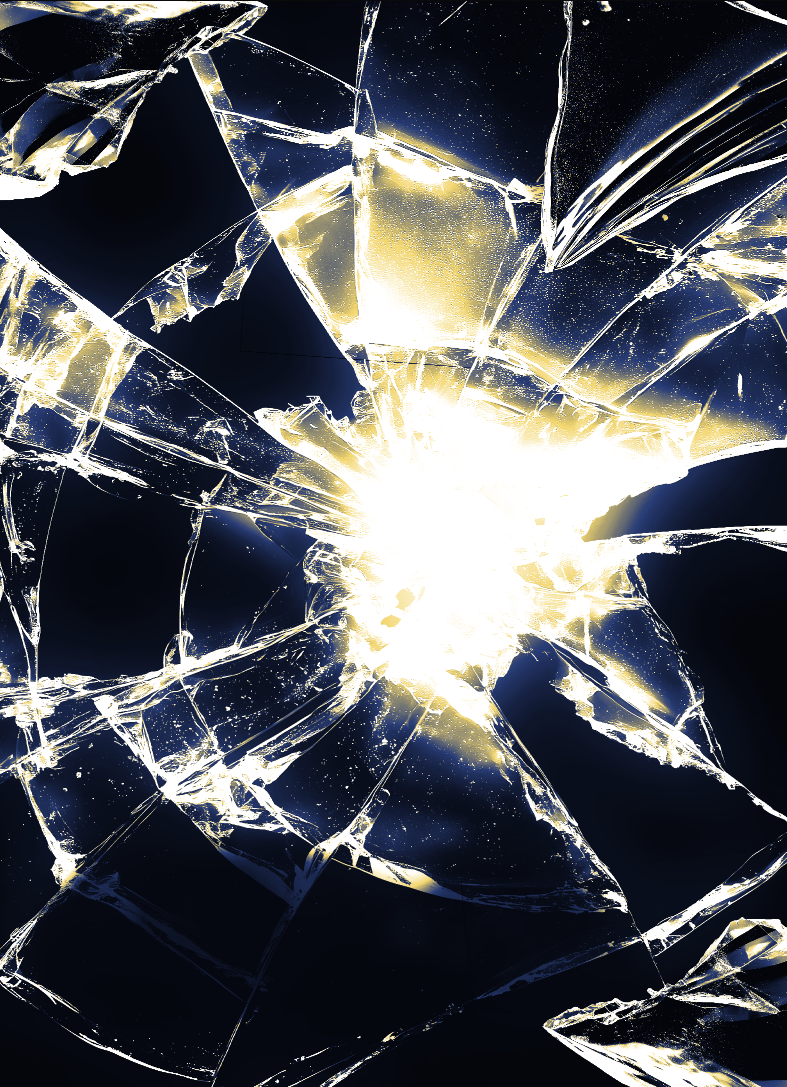
#> input picture backend/output/4f464a87-d6b8-4473-b670-78e2924eaf66/card_0/print_layer_1_bg.png, 787 x 1087 px
$ python -i render.py   (imports and definitions only)   (older library calls are emulated)
#> lines starting #> are read from the running program, lines starting #| are printed output that depends on the picture
"""
Render a single card to raster layers at print DPI using PIL.
  - Background: base image + frame_color tint + player_name (and text fields).
  - Foreground: hero + overlay (frame) composited for vinyl print; 2px bleed.
  - Cut paths use alphas from hero and overlay.
"""

import io
import logging
from pathlib import Path
from typing import Optional, Tuple

from PIL import Image, ImageDraw, ImageFont

from .config import CARD_HEIGHT_PX, CARD_WIDTH_PX, DPI, CARD_CELL_WIDTH_WITH_BLEED, CARD_CELL_HEIGHT_WITH_BLEED

logger = logging.getLogger(__name__)

# --- 3-Layer Shadowbox constants (print canvas with 1/16" bleed; match config) ---
DPI_LAYERS = 300
CANVAS_W_PX = int(CARD_CELL_WIDTH_WITH_BLEED * DPI_LAYERS)   # 2.625" = 788
CANVAS_H_PX = int(CARD_CELL_HEIGHT_WITH_BLEED * DPI_LAYERS)  # 3.625" = 1088
# Safe zone for hero (inside bleed): ~2.25 x 3.25"
SAFE_W_PX = int(2.25 * DPI_LAYERS)   # 675
SAFE_H_PX = int(3.25 * DPI_LAYERS)   # 975
# Foreground PDF: 2px bleed on colored edges
FOREGROUND_BLEED_PX = 2


# [243 lines left out: functions render_holo_base_layer, render_hero_layer, render_hero_alpha_mask, _parse_color, process_background_snapshot, process_background and 4 more, not called in this run]


def process_frame(input_path: Path) -> Path:
    """
    Layer 3 (top): Frame/overlay — window cutout spacer. Input: frame.png (raw when no snapshot).
    Output: print_layer_3_frame.png
    """
    frame_canvas = Image.new("RGBA", (CANVAS_W_PX, CANVAS_H_PX), (255, 255, 255, 0))
    img = Image.open(input_path)
#> img is the input picture: PIL image 787x1087 RGB; mean R, G, B 81.4, 84.2, 90.3
    if img.mode != "RGBA":
        img = img.convert("RGBA")
#> img: PIL image 787x1087 RGBA
    w, h = img.size
#> w = 787; h = 1087
    scale = max(CANVAS_W_PX / w, CANVAS_H_PX / h)
#> scale = 1
    new_w, new_h = int(round(w * scale)), int(round(h * scale))
#> new_w = 787; new_h = 1087
    processed_frame = img.resize((new_w, new_h), Image.Resampling.LANCZOS)
    left = (new_w - CANVAS_W_PX) // 2
#> left = 0
    top = (new_h - CANVAS_H_PX) // 2
#> top = 0
    processed_frame = processed_frame.crop((left, top, left + CANVAS_W_PX, top + CANVAS_H_PX))
    frame_canvas.paste(processed_frame, (0, 0), processed_frame)
    r, g, b, a = frame_canvas.split()
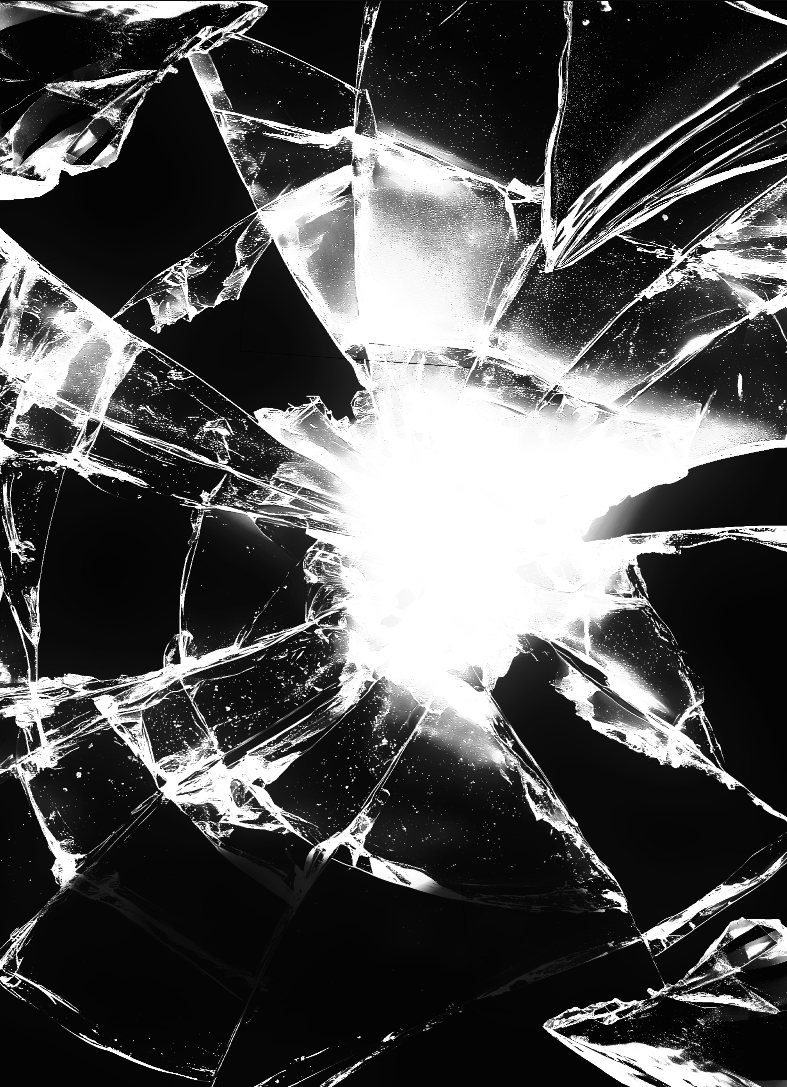
#> r: PIL image 787x1087 L; min 3, max 255, mean 81.4
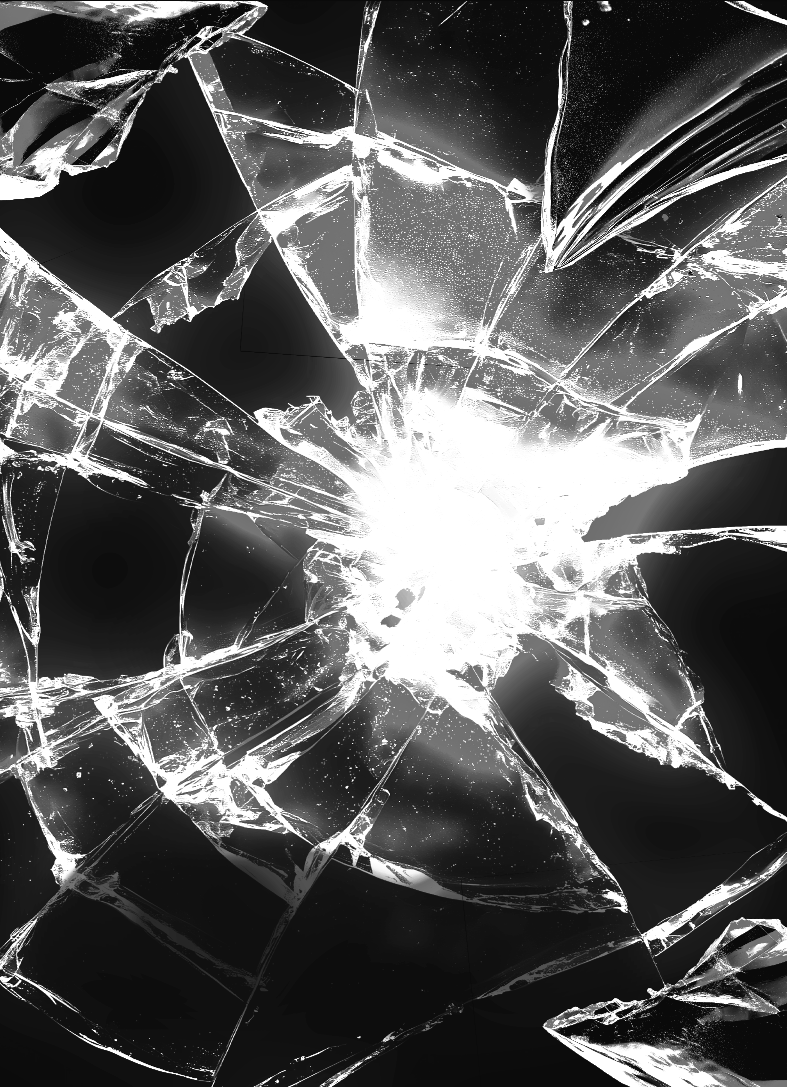
#> b: PIL image 787x1087 L; min 10, max 255, mean 90.3
#> a: PIL image 787x1087 L; every value is 255
    a = a.point(lambda x: 255 if x > 128 else 0, mode="L")
    frame_canvas = Image.merge("RGBA", (r, g, b, a))
#> (the run stopped early here; a loop or call above may not have finished)
